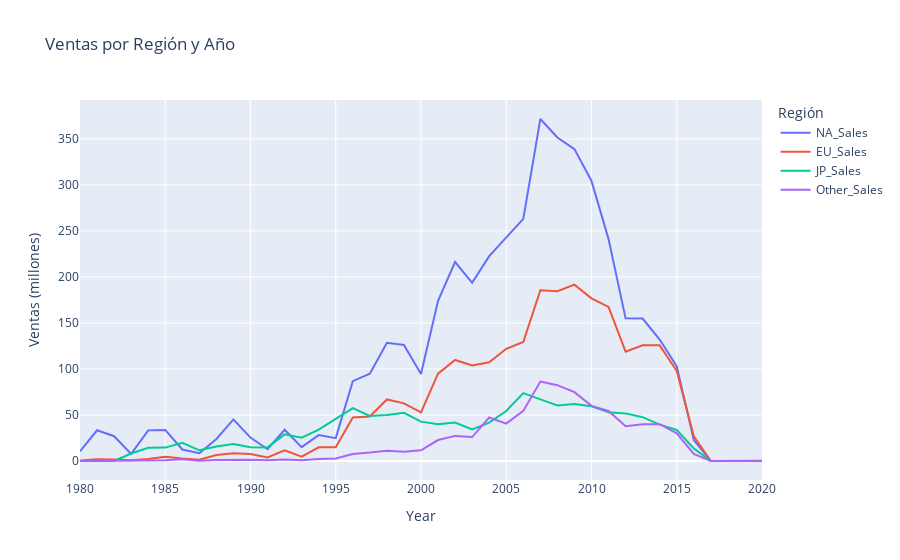

Write notebook code for a chart like this one.
### Markdown cell above
### 2.2 Evolución Temporal Interactiva

### Code cell
# Ventas por año y región

df_clean_yearly = df_clean.groupby('Year').agg({
    'NA_Sales': 'sum',
    'EU_Sales': 'sum',
    'JP_Sales': 'sum',
    'Other_Sales': 'sum',
    'Global_Sales': 'sum'
}).reset_index()
df_clean_yearly

# Crear gráfico de líneas interactivo
fig = plt.figure()
ax = fig.add_subplot(1, 1, 1)
for col in ['NA_Sales', 'EU_Sales', 'JP_Sales', 'Other_Sales']:
    ax.plot(df_clean_yearly['Year'], df_clean_yearly[col], label=col)
ax.set_title('Ventas por Región y Año')
ax.set_xlabel('Año')
ax.set_ylabel('Ventas (millones)')
ax.legend(title='Región')
plt.show()

# Crear gráfico interactivo con Plotly
fig = px.line(df_clean_yearly, x='Year', y=['NA_Sales', 'EU_Sales', 'JP_Sales', 'Other_Sales'],
              title='Ventas por Región y Año',
              labels={'value': 'Ventas (millones)', 'variable': 'Región'})
fig.show()

### Figure 1 — Plotly figure (JSON) as saved in the notebook; plotly's stock layout.template omitted (floating-point values rounded to 4 significant figures)
{"data": [{"hovertemplate": "Región=NA_Sales<br>Year=%{x}<br>Ventas (millones)=%{y}<extra></extra>", "legendgroup": "NA_Sales", "line": {"color": "#636efa", "dash": "solid"}, "marker": {"symbol": "circle"}, "mode": "lines", "name": "NA_Sales", "orientation": "v", "showlegend": true, "type": "scatter", "x": [1980.0, 1981.0, 1982.0, 1983.0, 1984.0, 1985.0, 1986.0, 1987.0, 1988.0, 1989.0, 1990.0, 1991.0, 1992.0, 1993.0, 1994.0, 1995.0, 1996.0, 1997.0, 1998.0, 1999.0, 2000.0, 2001.0, 2002.0, 2003.0, 2004.0, 2005.0, 2006.0, 2007.0, 2008.0, 2009.0, 2010.0, 2011.0, 2012.0, 2013.0, 2014.0, 2015.0, 2016.0, 2017.0, 2020.0], "xaxis": "x", "y": [10.59, 33.4, 26.92, 7.76, 33.28, 33.73, 12.5, 8.46, 23.87, 45.15, 25.46, 12.76, 33.87, 15.12, 28.15, 24.82, 86.76, 94.75, 128.4, 126.1, 94.49, 174.0, 216.2, 193.6, 222.6, 242.6, 263.1, 371.6, 351.4, 338.9, 304.2, 241.1, 155.0, 154.8, 132.0, 102.8, 22.66, 0.0, 0.27], "yaxis": "y"}, {"hovertemplate": "Región=EU_Sales<br>Year=%{x}<br>Ventas (millones)=%{y}<extra></extra>", "legendgroup": "EU_Sales", "line": {"color": "#EF553B", "dash": "solid"}, "marker": {"symbol": "circle"}, "mode": "lines", "name": "EU_Sales", "orientation": "v", "showlegend": true, "type": "scatter", "x": [1980.0, 1981.0, 1982.0, 1983.0, 1984.0, 1985.0, 1986.0, 1987.0, 1988.0, 1989.0, 1990.0, 1991.0, 1992.0, 1993.0, 1994.0, 1995.0, 1996.0, 1997.0, 1998.0, 1999.0, 2000.0, 2001.0, 2002.0, 2003.0, 2004.0, 2005.0, 2006.0, 2007.0, 2008.0, 2009.0, 2010.0, 2011.0, 2012.0, 2013.0, 2014.0, 2015.0, 2016.0, 2017.0, 2020.0], "xaxis": "x", "y": [0.67, 1.96, 1.65, 0.8, 2.1, 4.74, 2.84, 1.41, 6.59, 8.44, 7.63, 3.95, 11.71, 4.65, 14.88, 14.9, 47.26, 48.32, 66.9, 62.67, 52.75, 94.89, 109.7, 103.8, 107.3, 121.9, 129.2, 185.5, 184.4, 191.6, 176.7, 167.4, 118.8, 125.8, 125.7, 97.71, 26.76, 0.0, 0.0], "yaxis": "y"}, {"hovertemplate": "Región=JP_Sales<br>Year=%{x}<br>Ventas (millones)=%{y}<extra></extra>", "legendgroup": "JP_Sales", "line": {"color": "#00cc96", "dash": "solid"}, "marker": {"symbol": "circle"}, "mode": "lines", "name": "JP_Sales", "orientation": "v", "showlegend": true, "type": "scatter", "x": [1980.0, 1981.0, 1982.0, 1983.0, 1984.0, 1985.0, 1986.0, 1987.0, 1988.0, 1989.0, 1990.0, 1991.0, 1992.0, 1993.0, 1994.0, 1995.0, 1996.0, 1997.0, 1998.0, 1999.0, 2000.0, 2001.0, 2002.0, 2003.0, 2004.0, 2005.0, 2006.0, 2007.0, 2008.0, 2009.0, 2010.0, 2011.0, 2012.0, 2013.0, 2014.0, 2015.0, 2016.0, 2017.0, 2020.0], "xaxis": "x", "y": [0.0, 0.0, 0.0, 8.1, 14.27, 14.56, 19.81, 11.63, 15.76, 18.36, 14.88, 14.78, 28.91, 25.33, 33.99, 45.75, 57.44, 48.87, 50.04, 52.34, 42.77, 39.86, 41.76, 34.2, 41.65, 54.28, 73.73, 67.01, 60.26, 61.89, 59.49, 53.04, 51.74, 47.59, 39.46, 33.72, 13.7, 0.05, 0.0], "yaxis": "y"}, {"hovertemplate": "Región=Other_Sales<br>Year=%{x}<br>Ventas (millones)=%{y}<extra></extra>", "legendgroup": "Other_Sales", "line": {"color": "#ab63fa", "dash": "solid"}, "marker": {"symbol": "circle"}, "mode": "lines", "name": "Other_Sales", "orientation": "v", "showlegend": true, "type": "scatter", "x": [1980.0, 1981.0, 1982.0, 1983.0, 1984.0, 1985.0, 1986.0, 1987.0, 1988.0, 1989.0, 1990.0, 1991.0, 1992.0, 1993.0, 1994.0, 1995.0, 1996.0, 1997.0, 1998.0, 1999.0, 2000.0, 2001.0, 2002.0, 2003.0, 2004.0, 2005.0, 2006.0, 2007.0, 2008.0, 2009.0, 2010.0, 2011.0, 2012.0, 2013.0, 2014.0, 2015.0, 2016.0, 2017.0, 2020.0], "xaxis": "x", "y": [0.12, 0.32, 0.31, 0.14, 0.7, 0.92, 1.93, 0.2, 0.99, 1.5, 1.4, 0.74, 1.65, 0.89, 2.2, 2.64, 7.69, 9.13, 11.03, 10.05, 11.62, 22.76, 27.28, 26.01, 47.29, 40.58, 54.43, 86.34, 82.39, 74.77, 59.9, 54.39, 37.82, 39.82, 40.02, 30.01, 7.75, 0.0, 0.02], "yaxis": "y"}], "layout": {"legend": {"title": {"text": "Región"}, "tracegroupgap": 0}, "title": {"text": "Ventas por Región y Año"}, "xaxis": {"anchor": "y", "domain": [0, 1], "title": {"text": "Year"}}, "yaxis": {"anchor": "x", "domain": [0, 1], "title": {"text": "Ventas (millones)"}}}}
